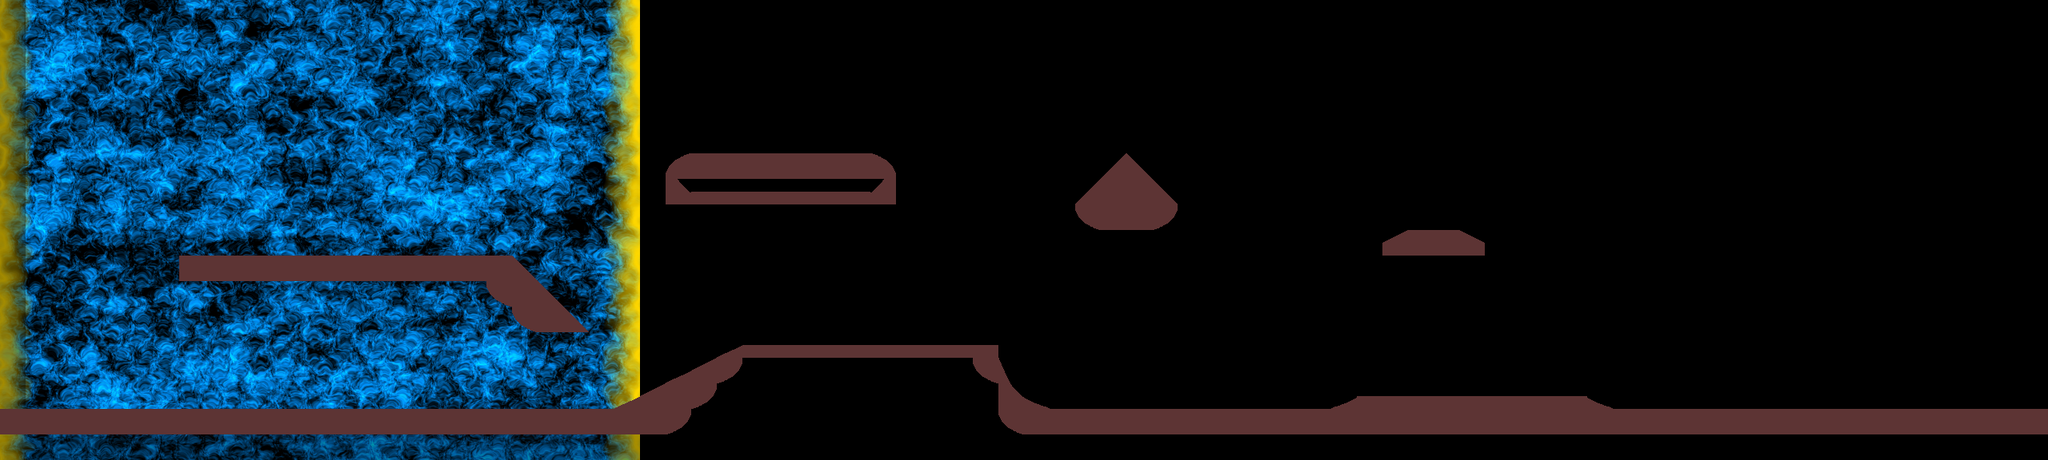

A 2D game scene composited from a Tiled map and its tileset images. What follows is a short description and the map's XML, with each tile layer's data collapsed to a summary:
An orthogonal 80x18 tile map with 32x32 px tiles, 2 tile layers (Tile Layer 1, Collision), 3 tilesets, 1 image layer and 2 objects (2x door).

<map version="1.0" orientation="orthogonal" renderorder="right-up" width="80" height="18" tilewidth="32" tileheight="32" nextobjectid="4">
 <tileset firstgid="1" name="collision" tilewidth="32" tileheight="32" tilecount="15">
  <image source="../../assets/terrain/standard.collision.png" width="160" height="96" />
 </tileset>
 <tileset firstgid="16" name="land" tilewidth="32" tileheight="32" tilecount="15">
  <image source="../../assets/terrain/plain.png" width="160" height="96" />
 </tileset>
 <tileset firstgid="31" name="door" tilewidth="90" tileheight="90" tilecount="4">
  <image source="../../assets/misc/door.png" width="180" height="180" />
 </tileset>
 <imagelayer name="bg" x="217" y="-12">
  <image source="../../assets/misc/bg-blue-noise.png" />
  <properties>
   <property name="parallax_factor" value="0.3" />
   <property name="wrap_x" value="true" />
   <property name="wrap_y" value="false" />
  </properties>
 </imagelayer>
 <layer name="Tile Layer 1" width="80" height="18">
  <data>[1440 cells, 153 non-empty, 10 distinct tile ids]</data>
 </layer>
 <layer name="Collision" width="80" height="18" opacity="0.34">
  <data>[1440 cells, 277 non-empty, 10 distinct tile ids]</data>
 </layer>
 <objectgroup name="doors">
  <object id="2" name="Back to where you were" type="door" gid="33" x="69" y="512" width="90" height="90">
   <properties>
    <property name="leads_to_area" value="AREA_TESTZONE_ONE" />
    <property name="leads_to_x" value="26 * 32" />
    <property name="leads_to_y" value="64 * 32" />
    <property name="orb_color" value="200, 0, 50" />
   </properties>
  </object>
  <object id="3" name="To your friend" type="door" gid="33" x="206.833" y="320.667" width="90" height="90">
   <properties>
    <property name="leads_to_area" value="AREA_TESTZONE_ONE" />
    <property name="leads_to_x" value="26 * 32" />
    <property name="leads_to_y" value="64 * 32" />
    <property name="orb_color" value="0,0,255" />
   </properties>
  </object>
 </objectgroup>
</map>